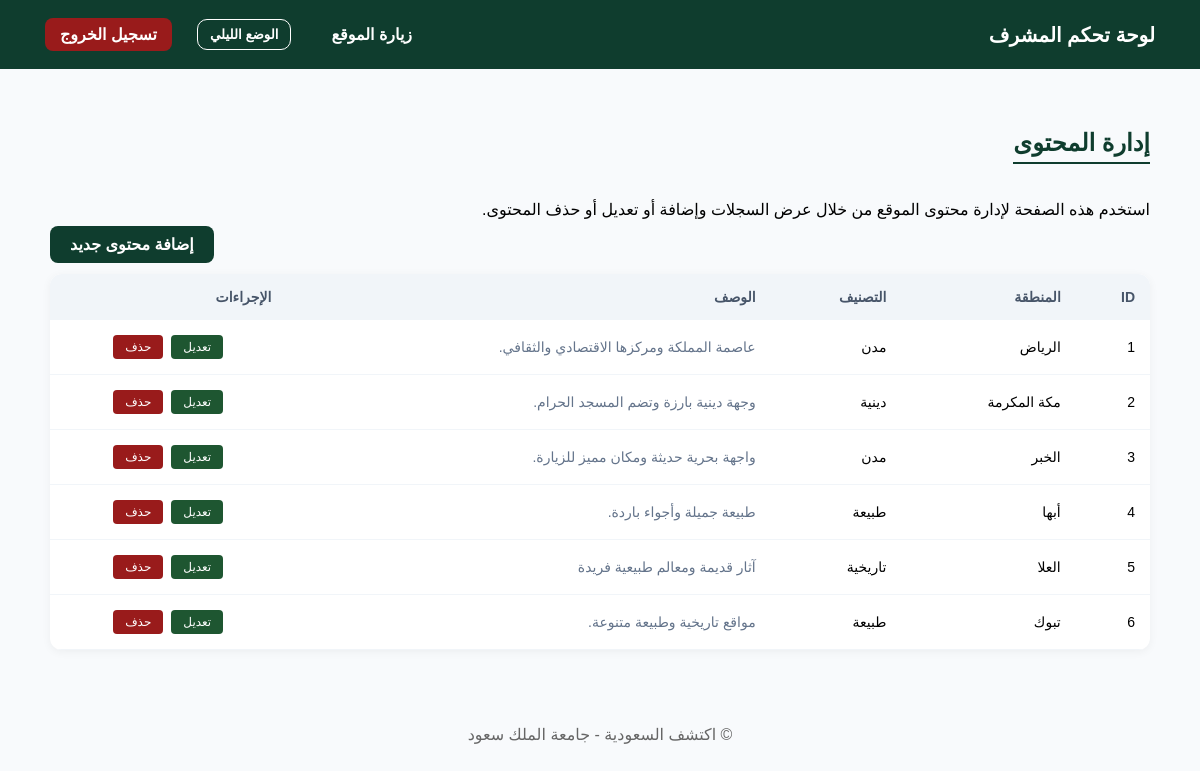
The app's page /dashboard.php (signed in) with its own data.
### tables this page shows
CREATE TABLE `places` (
  `id` int(11) NOT NULL,
  `name` varchar(100) NOT NULL,
  `category` varchar(50) NOT NULL,
  `description` text NOT NULL,
  `image` varchar(255) NOT NULL,
  `landmarks` text DEFAULT NULL,
  `info` text DEFAULT NULL,
  `image2` varchar(255) DEFAULT NULL,
  `image3` varchar(255) DEFAULT NULL
);

### dashboard.php (the view, shortened to what this page needs)
<?php
include("config.php");
$query = "SELECT * FROM places ORDER BY id ASC";
$result = mysqli_query($conn, $query);
?>
<!DOCTYPE html>
<html lang="ar" dir="rtl">
<head>
    <link rel="stylesheet" href="css/style.css">
</head>
<body class="admin-body">
<header>
    <div class="logo">لوحة تحكم المشرف</div>
    <nav>
        <a href="index.php" style="color: white; text-decoration: none; margin-left: 15px;">زيارة الموقع</a>
        <button class="mode-btn" onclick="toggleMode()">الوضع الليلي</button>
        <a href="logout.php" class="logout-btn">تسجيل الخروج</a>
    </nav>
</header>
<main class="dashboard-container">
    <div class="content-manager">
        <h2>إدارة المحتوى</h2>
        <p>استخدم هذه الصفحة لإدارة محتوى الموقع من خلال عرض السجلات وإضافة أو تعديل أو حذف المحتوى.</p>
        <div class="actions-bar">
            <a href="add.php" class="add-btn">إضافة محتوى جديد</a>
        </div>
        <div class="table-wrapper">
            <table class="admin-table">
                <thead>
                    <tr>
                        <th>ID</th>
                        <th>المنطقة</th>
                        <th>التصنيف</th>
                        <th>الوصف</th>
                        <th>الإجراءات</th>
                    </tr>
                </thead>
                <tbody>
                    <?php while($row = mysqli_fetch_assoc($result)): ?>
                    <tr>
                        <td><?= $row['id'] ?></td>
                        <td><?= $row['name'] ?></td>
                        <td>
                            <?php
                            $cat = $row['category'];
                            if($cat == 'city') echo 'مدن';
                            elseif($cat == 'nature') echo 'طبيعة';
                            elseif($cat == 'heritage') echo 'تاريخية';
                            elseif($cat == 'religious') echo 'دينية';
                            else echo $cat;
                            ?>
                        </td>
                        <td class="desc-cell"><?= $row['description'] ?></td>
                        <td class="controls">
                            <a href="edit.php?id=<?= $row['id'] ?>" class="edit-link">تعديل</a>
                            <a href="dashboard.php?delete_id=<?= $row['id'] ?>" class="delete-link" onclick="return confirm('هل تريد حذف هذا السجل نهائياً من قاعدة البيانات؟')">حذف</a>
                        </td>
                    </tr>
                    <?php endwhile; ?>
                </tbody>
            </table>
        </div>
    </div>
</main>
<footer>
    © اكتشف السعودية - جامعة الملك سعود
</footer>
</body>
</html>

### css/style.css (style rules this page uses)
body { margin: 0; font-family: Arial, sans-serif; direction: rtl; background-color: #f5f7f6; }
header { width: 100% !important; margin: 0 !important; background-color: #0f3d2e !important; color: white !important; padding: 18px 45px !important; box-sizing: border-box !important; display: flex !important; flex-direction: row !important; align-items: center !important; justify-content: space-between !important; }
nav { display: flex !important; align-items: center !important; gap: 25px !important; }
nav a { color: white !important; text-decoration: none !important; font-weight: bold !important; }
.mode-btn { position: static !important; background: transparent !important; color: white !important; border: 1px solid white !important; padding: 7px 12px !important; border-radius: 10px !important; font-weight: bold !important; }
button { padding: 8px 12px; background-color: #d9b36c; border: none; cursor: pointer; border-radius: 5px; }
footer { text-align: center; padding: 15px; margin-top: 20px; color: #666; }
.logo { color: white !important; font-size: 20px !important; font-weight: bold !important; }
.admin-body { background-color: #f8fafc; }
.dashboard-container { padding: 40px 20px; max-width: 1100px; margin: 0 auto; }
.content-manager h2 { color: #0f3d2e; border-bottom: 2px solid #0f3d2e; display: inline-block; padding-bottom: 5px; }
.actions-bar { text-align: left; margin-bottom: 20px; }
.add-btn { background-color: #0f3d2e; color: white; padding: 10px 20px; border-radius: 8px; text-decoration: none; font-weight: bold; }
.table-wrapper { background: white; border-radius: 12px; box-shadow: 0 2px 10px rgba(0,0,0,0.05); overflow: hidden; }
.admin-table { width: 100%; border-collapse: collapse; text-align: right; }
.admin-table th { background-color: #f1f5f9; padding: 15px; color: #475569; font-size: 14px; }
.admin-table td { padding: 15px; border-bottom: 1px solid #f1f5f9; font-size: 14px; }
.desc-cell { max-width: 300px; color: #64748b; }
.controls { display: flex; gap: 8px; justify-content: center; }
.edit-link { background-color: #1e5631; color: white; padding: 5px 12px; border-radius: 4px; text-decoration: none; font-size: 12px; }
.delete-link { background-color: #991b1b; color: white; padding: 5px 12px; border-radius: 4px; text-decoration: none; font-size: 12px; }
.logout-btn { background-color: #991b1b; color: white; padding: 7px 15px; border-radius: 8px; text-decoration: none; }

### records on screen
places: id "1", name "الرياض", category "مدن", description "عاصمة المملكة ومركزها الاقتصادي والثقافي."
places: id "2", name "مكة المكرمة", category "دينية", description "وجهة دينية بارزة وتضم المسجد الحرام."
places: id "3", name "الخبر", category "مدن", description "واجهة بحرية حديثة ومكان مميز للزيارة."
places: id "4", name "أبها", category "طبيعة", description "طبيعة جميلة وأجواء باردة."
places: id "5", name "العلا", category "تاريخية", description "آثار قديمة ومعالم طبيعية فريدة"
places: id "6", name "تبوك", category "طبيعة", description "مواقع تاريخية وطبيعة متنوعة."
